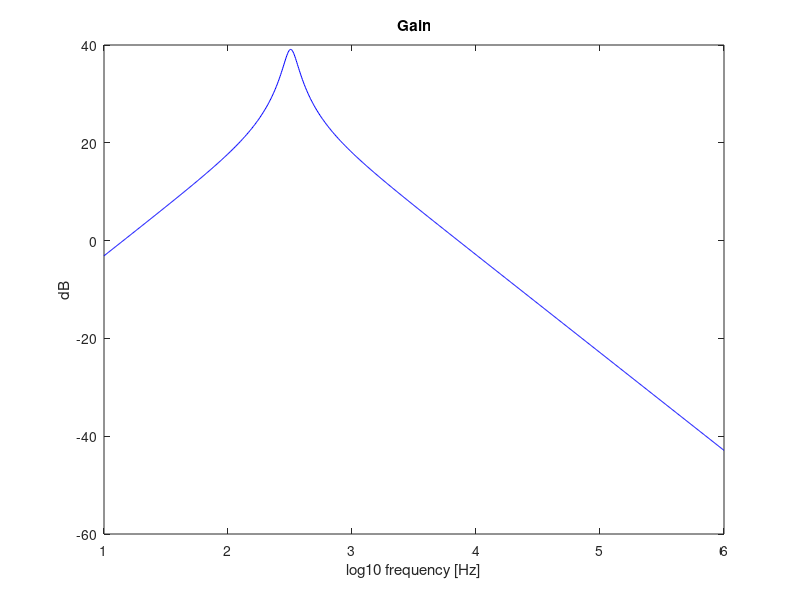
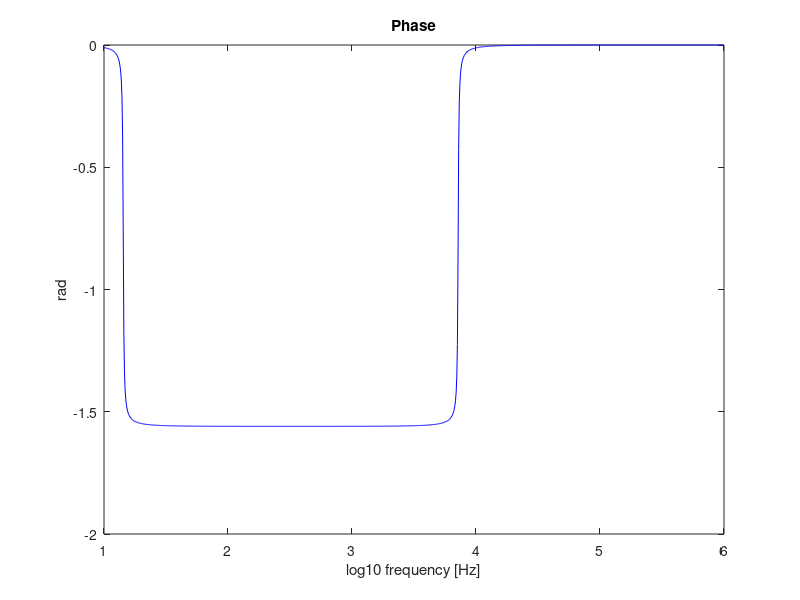

These figures' MATLAB source, in order:


% file = fopen("../doc/GainStage_OP.tex", "w");
% fprintf(file, "VEQ & %e\\\\ \\\hline\n", VEQ);
% fprintf(file, "IB1 & %e\\\\ \\\hline\n", IB1);
% fprintf(file, "IC1 & %e\\\\ \\\hline\n", IC1);
% fprintf(file, "VEQ & %e\\\\ \\\hline\n", IE1);
% fprintf(file, "VE1 & %e\\\\ \\\hline\n", VE1);
% fprintf(file, "V01 & %e\\\\ \\\hline\n", VO1);
% fprintf(file, "VCE & %e\\\\ \\\hline\n", VCE);
% fclose(file);

% file = fopen("../doc/GainStage_AC.tex", "w");
% fprintf(file, "gm1 & %e\\\\ \\\hline\n", gm1);
% fprintf(file, "$r \pi 1$ & %e\\\\ \\\hline\n", rpi1);
% fprintf(file, "r01 & %e\\\\ \\\hline\n", ro1);
% fprintf(file, "AV1 & %e\\\\ \\\hline\n", AV1);
% fprintf(file, "$AV1_{DB}$ & %e\\\\ \\\hline\n", AVI_DB);
% fprintf(file, "ZI1& %e\\\\ \\\hline\n", ZI1);
% fprintf(file, "ZO1 & %e\\\\ \\\hline\n", ZO1);
% fclose(file);

% file = fopen("../doc/OutputStage_OP.tex", "w");
% fprintf(file, "VI2 & %e\\\\ \\\hline\n", VO1);
% fprintf(file, "IC2 & %e\\\\ \\\hline\n", IC2);
% fprintf(file, "IE2 & %e\\\\ \\\hline\n", IE2);
% fprintf(file, "VO2 & %e\\\\ \\\hline\n", VO2);
% fclose(file);

% file = fopen("../doc/OutputStage_AC.tex", "w");
% fprintf(file, "gm2 & %e\\\\ \\\hline\n", gm2);
% fprintf(file, "$r \pi 2$ & %e\\\\ \\\hline\n", 1/gpi2);
% fprintf(file, "r02 & %e\\\\ \\\hline\n", 1/go2);
% fprintf(file, "AV2 & %e\\\\ \\\hline\n", AV2);
% fprintf(file, "$AV_{DB}$ & %e\\\\ \\\hline\n", 20*log10(AV2));
% fprintf(file, "ZI2 & %e\\\\ \\\hline\n", ZI2);
% fprintf(file, "ZO2 & %e\\\\ \\\hline\n", ZO2);
% fclose(file);


% %total
% gB = 1/(1/gpi2+ZO1)
% AV = (gB+gm2/gpi2*gB)/(gB+ge2+go2+gm2/gpi2*gB)*AV1
% AV_DB = 20*log10(abs(AV))
% ZI=ZI1
% ZO=1/(go2+gm2/gpi2*gB+ge2+gB)


% file = fopen("../doc/Final.tex", "w");
% fprintf(file, "AV & %e\\\\ \\\hline\n", AV);
% fprintf(file, "$AV_{DB}$ & %e\\\\ \\\hline\n", AV_DB);
% fprintf(file, "ZI & %e\\\\ \\\hline\n", ZI);
% fprintf(file, "ZO & %e\\\\ \\\hline\n", ZO);
% fclose(file);

jj = 1;

Cmax = 1e-6;
Cmin = 220e-9;

R1k = 1e3;
R10k = 10e3;
R100k = 100e3;

invR1 = 3./R1k + 3./R10k;
invR2 = 3./R100k;

invC1 = 3./Cmax;
invC2 = 3./Cmin;


TGain = zeros(1, 10);
TGain_DB = zeros(1, 10);
phase = zeros(1, 10);
logfreq = zeros(1, 10);

C1  = 1./invC1;
C2 = 1./invC2;

R1 = 1./invR1;
R2 = 1./invR2;   

vin = 1.;

for t = 1:0.005:6

omega = 2*pi*power(10, t);
ZC1 = 1./(I*omega*C1);
ZC2 = 1./(I*omega*C2);

eq1 = [1./R1 + 1./ZC2 + 1./ZC1, -1./ZC2];
eq2 = [-1./ZC1, -1./R2];
A = [eq1; eq2];

B = [vin/R1; 0];

X = A\B;
Vout = X(2);
TGain(jj) = Vout*vin;
TGain_DB(jj) = 20*log10(abs(TGain(jj)));
phase(jj) = atan(TGain(jj));
logfreq(jj) = t;

jj = jj +1;
endfor

figure
plot(logfreq, TGain_DB, "b");
title("Gain");
ylabel ("dB");
xlabel ("log10 frequency [Hz]");
print ("gain.eps", "-depsc");

figure
plot(logfreq, phase, "b");
title("Phase");
ylabel ("rad");
xlabel ("log10 frequency [Hz]");
print ("phase.eps", "-depsc");


[Gmax, idxfreqmax] = max(TGain_DB)

freqmax = power(10, logfreq(idxfreqmax))

%impedance input

omega = 2*pi*freqmax;
ZC1 = 1./(I*omega*C1);
ZC2 = 1./(I*omega*C2);

eq1 = [1./R1 + 1./ZC2 + 1./ZC1, -1./ZC2];
eq2 = [-1./ZC1, -1./R2];
A = [eq1; eq2];

B = [vin/R1; 0];

X = A\B;

current_in = -(vin -X(1))/R1
zinput = vin/current_in
